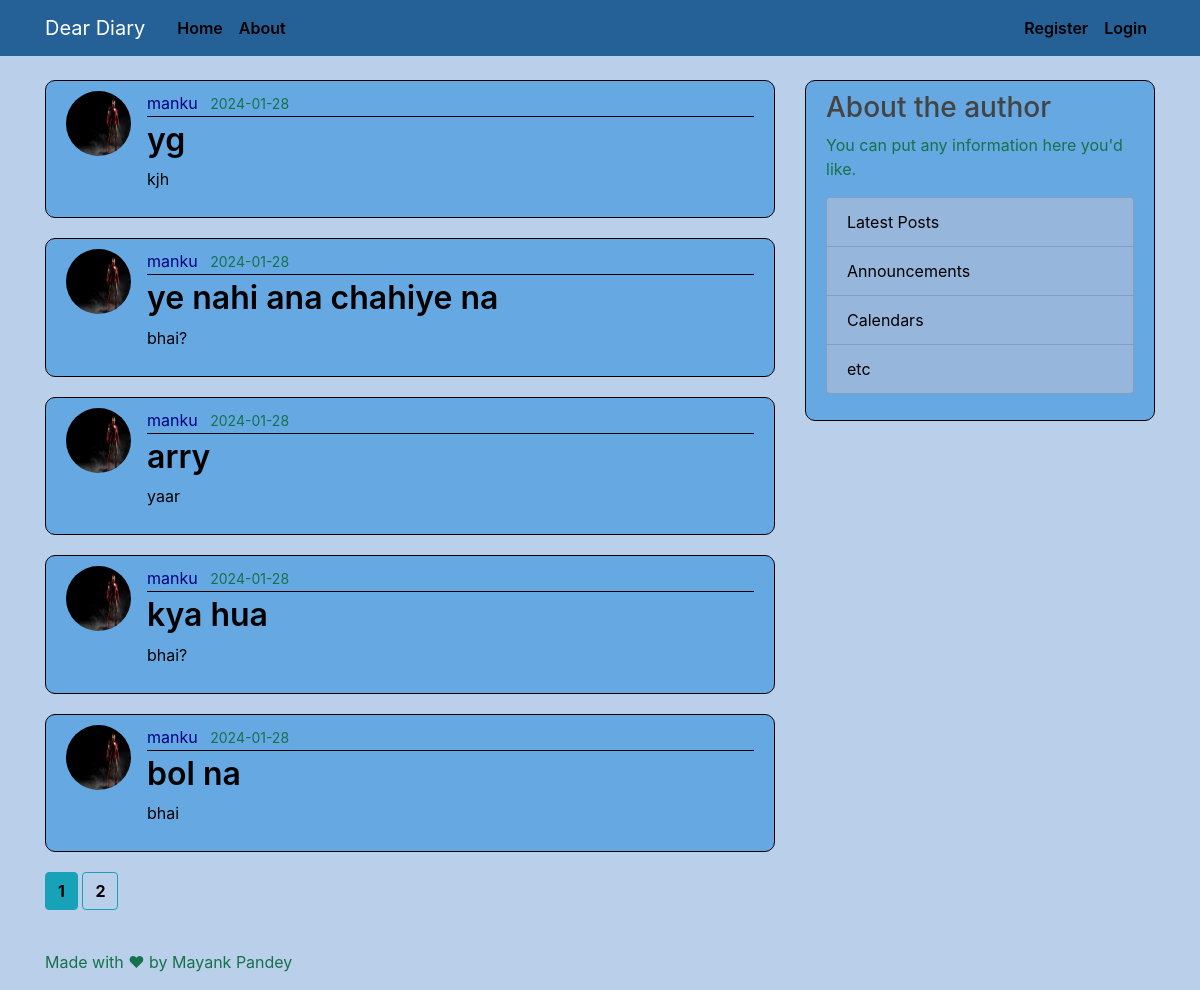
Before: / with the older database file.
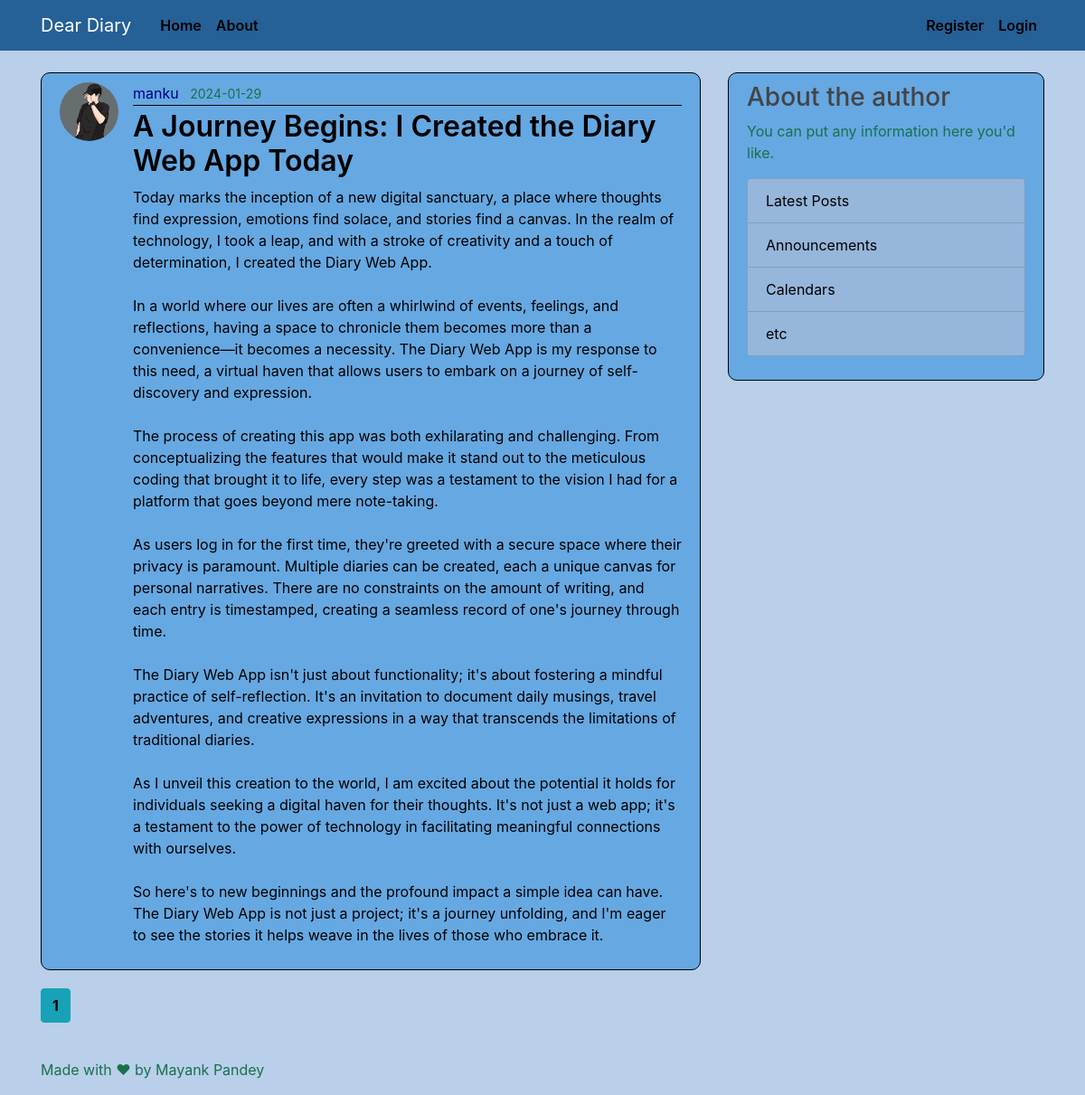
After: the same page with the newer database file.
### server/models.py (models this page shows, shortened)
class Post(db.Model):
    id = db.Column(db.Integer, primary_key=True)
    title = db.Column(db.String(100), nullable = False)
    date_posted = db.Column(db.DateTime, nullable = False, default = datetime.utcnow)
    content = db.Column(db.Text, nullable = False)
    user_id = db.Column(db.Integer, db.ForeignKey('user.id'), nullable=False)

class User(db.Model, UserMixin):
    id = db.Column(db.Integer, primary_key=True)
    username = db.Column(db.String(20),unique=True, nullable = False)
    email = db.Column(db.String(120),unique=True, nullable = False)
    image_file = db.Column(db.String(20), nullable = False, default = 'default.png')
    password = db.Column(db.String(60),nullable = False)
    posts = db.relationship('Post', backref='author', lazy=True)

### server/routes.py (the view)
@app.route("/")
def home() :
    page = request.args.get('page',1,type= int)
    posts = Post.query.order_by(Post.date_posted.desc()). paginate(page = page,  per_page=5)
    return render_template('home.html', posts = posts);

### server/templates/home.html (shortened to what this page needs)
{% extends "layout.html" %} {% block content %} {% for post in posts.items %}
<article class="media content-section">
  <img
    class="rounded-circle article-img"
    src="{{ url_for('static', filename='profile_pics/'+post.author.image_file) }}"
    alt="dhaif"
  />
  <div class="media-body">
    <div class="article-metadata">
      <a
        class="mr-2"
        href="{{url_for('user_posts', username=post.author.username)}}"
        >{{ post.author.username }}</a
      >
      <small class="text-muted"
        >{{ post.date_posted.strftime('%Y-%m-%d') }}</small
      >
    </div>
    <h2>
      <a class="article-title" href="{{ url_for('post',post_id=post.id) }}"
        >{{ post.title }}</a
      >
    </h2>
    <p class="article-content">{{ post.content }}</p>
  </div>
</article>
{% endfor %} {% for page_num in posts.iter_pages(left_edge=1, right_edge=1,
left_current=1, right_current=2) %} {% if page_num %} {% if posts.page ==
page_num %}
<a class="btn btn-info mb-4" href="{{ url_for('home', page=page_num) }}"
  >{{page_num}}</a
>
{% else %}
<a class="btn btn-outline-info mb-4" href="{{ url_for('home', page=page_num) }}"
  >{{page_num}}</a
>
{% endif %} {% endif %} {%endfor %} {% endblock content %}

### server/templates/layout.html (shortened to what this page needs)
<!DOCTYPE html>
<html lang="en">
<head>
    <link rel="stylesheet" href="https://cdn.jsdelivr.net/npm/bootstrap@4.6.2/dist/css/bootstrap.min.css">
    <link rel="stylesheet" type="text/css" href="{{ url_for('static', filename='main.css') }}">
</head>
<body>
  <header class="site-header">
    <nav class="navbar navbar-expand-md navbar-dark bg-steel fixed-top">
      <div class="container">
        <a class="navbar-brand mr-4" href="/">Dear Diary</a>
        <div class="collapse navbar-collapse flex" id="navbarToggle">
          <div class="navbar-nav mr-auto">
            <a class="nav-item nav-link" href="{{url_for('home')}}">Home</a>
            <a class="nav-item nav-link" href="{{url_for('about')}}">About</a>
          </div>
          <div class="navbar-nav ml-auto ">
            {% if current_user.is_authenticated %}
              <a class="nav-item nav-link order-2 mr" href="{{url_for('new_post')}}">New Post</a>
              <a class="nav-item nav-link order-2 mr" href="{{url_for('account')}}">Account</a>
              <a class="nav-item nav-link order-2 mr" href="{{url_for('logout')}}">Logout</a>
            {% else %}
              <a class="nav-item nav-link order-2 mr" href="{{url_for('login')}}">Login</a>
              <a class="nav-item nav-link order-1" href="{{url_for('register')}}">Register</a>
            {% endif %}
          </div>
        </div>
      </div>
    </nav>
  </header>
  <main role="main" class="container">
    <div class="row">
      <div class="col-md-8">
        {% block content %}{% endblock content %}
      </div>
      <div class="col-md-4">
        <div class="content-section">
          <h3> About the author</h3>
          <p class='text-muted'>You can put any information here you'd like.
          <ul class="list-group"  >
            <li class="list-group-item list-group-item-light list-item">Latest Posts</li>
            <li class="list-group-item list-group-item-light list-item">Announcements</li>
            <li class="list-group-item list-group-item-light list-item">Calendars</li>
            <li class="list-group-item list-group-item-light list-item">etc</li>
          </ul>
          </p>
        </div>
      </div>
    </div>
  </main>
  <footer class="footer mt-auto py-3">
    <div class="container">
      <span class="text-muted"> Made with &hearts; by Mayank Pandey</span>
    </div>
  </footer>
</body>
</html>

### server/static/main.css (style rules this page uses)
body { background: #b9cfea; color: #333333; margin-top: 5rem; }
h1, h2, h3, h4, h5, h6 { color: #444444; }
.bg-steel { background-color: #256097; }
.site-header .navbar-nav .nav-link { color: black; font-weight: 600; }
.list-item { background-color: #96b6db; color: black; }
.content-section { background: #66a8e2; padding: 10px 20px; border: 1px solid black; color: black; border-radius: 10px; margin-bottom: 20px; }
.article-title { color: black; font-weight: 600; }
.article-content { white-space: pre-line; }
.article-img { height: 65px; width: 65px; margin-right: 16px; border: black; }
.article-metadata { color: #333333; padding-bottom: 1px; margin-bottom: 4px; border-bottom: 1px solid black; }
.article-metadata a { color: navy; }
.text-muted { color: #16714c !important; }
.btn { color: black; font-weight: 650; }

Changed rows visible on the page:
removed Post: image_file (picture), author.username "manku", date_posted "2024-01-28", title "yg", content "kjh"
removed Post: image_file (picture), author.username "manku", date_posted "2024-01-28", title "ye nahi ana chahiye na", content "bhai?"
removed Post: image_file (picture), author.username "manku", date_posted "2024-01-28", title "arry", content "yaar"
removed Post: image_file (picture), author.username "manku", date_posted "2024-01-28", title "kya hua", content "bhai?"
removed Post: image_file (picture), author.username "manku", date_posted "2024-01-28", title "bol na", content "bhai"
now on this page (row edited): Post: image_file (picture), author.username "manku", date_posted "2024-01-29", title "A Journey Begins: I Created the Diary Web App Today", content "Today marks the inception of a new digital sanctuary, a place where thoughts find expression, emotions find solace, and stories find a canvas. In the realm of technology, I took a leap, and with a stroke of creativity and a touch of determination, I created the Diary Web App. In a world where our lives are often a whirlwind of events, feelings, and reflections, having a space to chronicle them becomes more than a convenience—it becomes a necessity. The Diary Web App is my response to this need, a virtual haven that allows users to embark on a journey of self-discovery and expression. The process of creating this app was both exhilarating and challenging. From conceptualizing the features…"
Other visible differences:
list line gone: "2"
